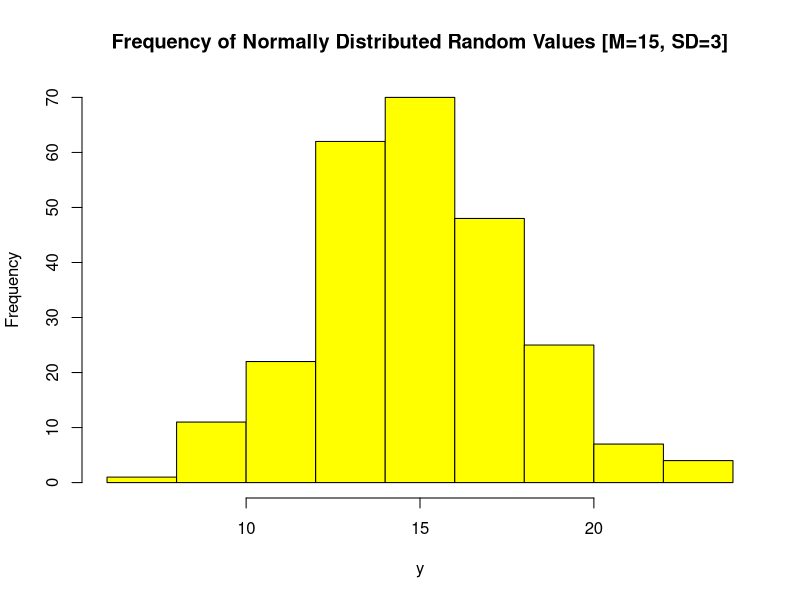
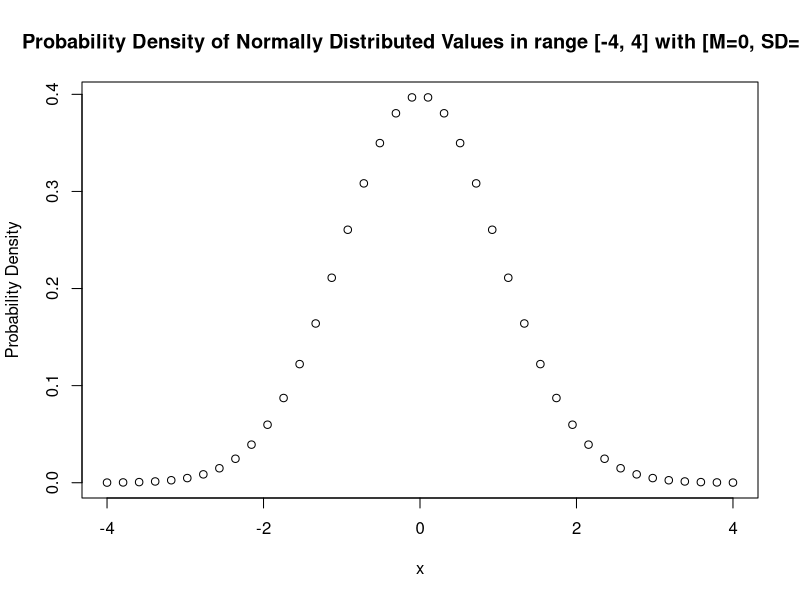
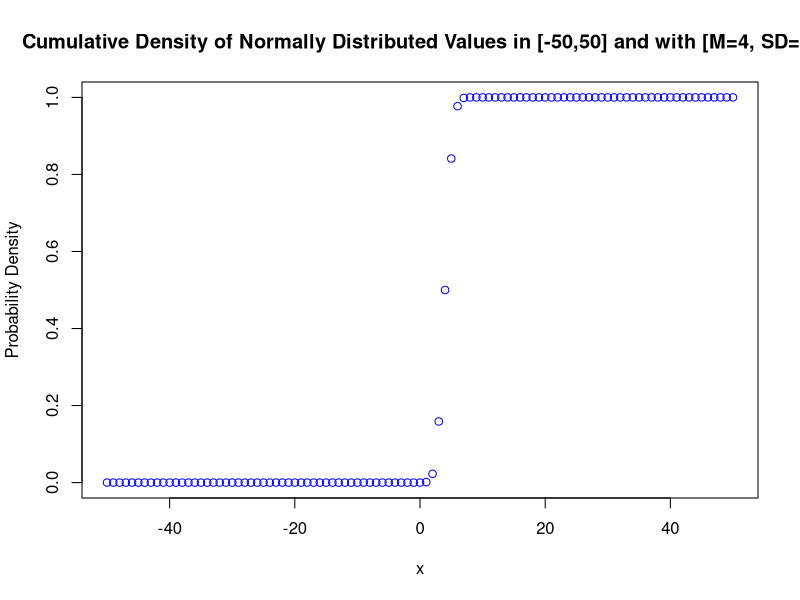

These charts were generated, in order, by the following R code:
# Author:       Niall McGuinness
# Title:        Normal Distribution
# Description:  Illustrating concepts relating to normal distribution
# Date:         03/2022
# Version:      1.0
# See:          [UPDATED 30.3.22]
#               https://data-flair.training/blogs/normal-distribution-in-r/
#               http://www.sthda.com/english/wiki/line-types-in-r-lty
#               https://www.youtube.com/watch?v=lPOSwfxMd3c
#               https://statisticsglobe.com/increase-font-size-in-plot-in-r


# cat is the concatenate and print function 
# The string literal "\014" sends a CTRL + L to the console to clear it
cat("\014")

######################################### rnorm #########################################

#rnorm - used to generate N random values in a normal distribution

#generate a set of 25 random values with mean and SD
y <- rnorm(250, 15, 3)
hist(y, 
     main = "Frequency of Normally Distributed Random Values [M=15, SD=3]", 
     ylab = "Frequency",
     col = "yellow")

######################################### dnorm #########################################

#dnorm - used to generate a probability density over a normal distribution

x <- seq(-4, 4, length=40); 
y <- dnorm(x, 0, 1)

plot(x, y,
     main="Probability Density of Normally Distributed Values in range [-4, 4] with [M=0, SD=1]",
     ylab="Probability Density")


######################################### pnorm #########################################

#pnorm - used to generate a cumulative density distribution function over a normal distribution

x <- -50:50
y <- pnorm(x, mean = 4, sd = 1)
plot(x,y,  
     main = "Cumulative Density of Normally Distributed Values in [-50,50] and with [M=4, SD=1]", 
     ylab = "Probability Density",
     col = "blue")

#pnorm - we can also use pnorm to calculate the percentile given X, M, and SD
grade <- 1800
mean <- 1500
sd <- 300

#zScore is 1
percentile <- pnorm(grade, mean, sd)
# percentile
print(paste("With a grade of", grade, ",Pam is in the", round(100*percentile,1), "percentile!"))

######################################### qnorm #########################################

#qnorm - we can use qnorm to convert from a percentile to a Z-score 
zScore <- qnorm(percentile); zScore
originalGrade <- zScore * sd + mean 
print(paste("With a percentile of ", percentile, ". Pam's original grade is", originalGrade))


v <- pnorm(1.48, mean = 0, sd = 1); v

z <- qnorm(0.815); z
